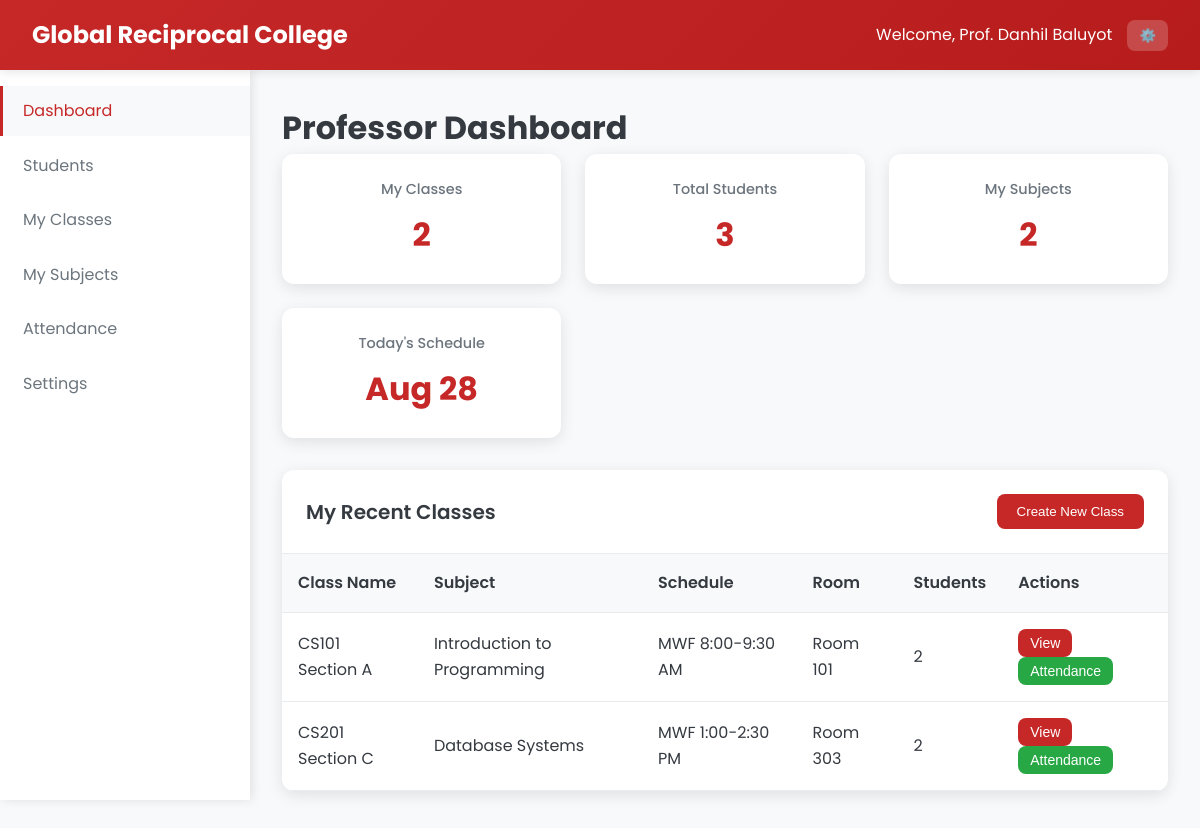
/professor_dashboard.php (signed in), run on the app's committed database.
### tables this page shows
CREATE TABLE IF NOT EXISTS classes (
    class_id VARCHAR(20) PRIMARY KEY,
    class_name VARCHAR(100) NOT NULL,
    class_code VARCHAR(20) UNIQUE NOT NULL,
    subject_id VARCHAR(20),
    professor_id VARCHAR(20),
    schedule VARCHAR(100),
    room VARCHAR(50),
    created_at DATETIME NOT NULL,
    updated_at DATETIME NOT NULL,
    FOREIGN KEY (subject_id) REFERENCES subjects(subject_id),
    FOREIGN KEY (professor_id) REFERENCES professors(professor_id)
);

CREATE TABLE IF NOT EXISTS subjects (
    subject_id VARCHAR(20) PRIMARY KEY,
    subject_name VARCHAR(100) NOT NULL,
    subject_code VARCHAR(20) UNIQUE NOT NULL,
    description TEXT,
    credits INT NOT NULL,
    created_at DATETIME NOT NULL,
    updated_at DATETIME NOT NULL
);

### professor_dashboard.php (the view, shortened to what this page needs)
<?php
require_once 'db.php';
?>
<!DOCTYPE html>
<html lang="en">
<head>
    <link rel="stylesheet" href="css/styles.css">
</head>
<body>
    <nav class="navbar">
        <div class="navbar-brand">
            Global Reciprocal College
        </div>
        <div class="navbar-user">
            <span>Welcome, Prof. <?php echo $_SESSION['name']; ?></span>
            <div class="user-dropdown">
                <button class="dropdown-toggle">⚙️</button>
            </div>
        </div>
    </nav>
    <aside class="sidebar">
        <ul class="sidebar-menu">
            <li class="sidebar-item">
                <a href="professor_dashboard.php" class="sidebar-link active">Dashboard</a>
            </li>
            <li class="sidebar-item">
                <a href="manage_students.php" class="sidebar-link">Students</a>
            </li>
            <li class="sidebar-item">
                <a href="my_classes.php" class="sidebar-link">My Classes</a>
            </li>
            <li class="sidebar-item">
                <a href="my_subjects.php" class="sidebar-link">My Subjects</a>
            </li>
            <li class="sidebar-item">
                <a href="attendance.php" class="sidebar-link">Attendance</a>
            </li>
            <li class="sidebar-item">
                <a href="settings.php" class="sidebar-link">Settings</a>
            </li>
        </ul>
    </aside>
    <main class="main-content">
        <h1>Professor Dashboard</h1>
        <div class="dashboard-grid">
            <?php
            $professor_id = $_SESSION['user_id'];
            $stmt = $pdo->prepare("SELECT COUNT(*) as count FROM classes WHERE professor_id = ?");
            $stmt->execute([$professor_id]);
            $stats['classes'] = $stmt->fetch()['count'];
            $stmt = $pdo->prepare("SELECT COUNT(DISTINCT sc.student_id) as count
                                 FROM student_classes sc
                                 JOIN classes c ON sc.class_id = c.class_id
                                 WHERE c.professor_id = ?");
            $stmt->execute([$professor_id]);
            $stats['students'] = $stmt->fetch()['count'];
            $stmt = $pdo->prepare("SELECT COUNT(DISTINCT subject_id) as count FROM classes WHERE professor_id = ?");
            $stmt->execute([$professor_id]);
            $stats['subjects'] = $stmt->fetch()['count'];
            ?>
            <div class="dashboard-card">
                <h3>My Classes</h3>
                <div class="number"><?php echo $stats['classes']; ?></div>
            </div>
            <div class="dashboard-card">
                <h3>Total Students</h3>
                <div class="number"><?php echo $stats['students']; ?></div>
            </div>
            <div class="dashboard-card">
                <h3>My Subjects</h3>
                <div class="number"><?php echo $stats['subjects']; ?></div>
            </div>
            <div class="dashboard-card">
                <h3>Today's Schedule</h3>
                <div class="number"><?php echo date('M d'); ?></div>
            </div>
        </div>
        <div class="table-container">
            <div class="table-header">
                <h2 class="table-title">My Recent Classes</h2>
                <div class="table-actions">
                    <button class="btn btn-primary">Create New Class</button>
                </div>
            </div>
            <table class="table">
                <thead>
                    <tr>
                        <th>Class Name</th>
                        <th>Subject</th>
                        <th>Schedule</th>
                        <th>Room</th>
                        <th>Students</th>
                        <th>Actions</th>
                    </tr>
                </thead>
                <tbody>
                    <?php
                    $stmt = $pdo->prepare("SELECT c.*, s.subject_name
                                         FROM classes c
                                         JOIN subjects s ON c.subject_id = s.subject_id
                                         WHERE c.professor_id = ?
                                         ORDER BY c.created_at DESC
                                         LIMIT 5");
                    $stmt->execute([$professor_id]);
                    $classes = $stmt->fetchAll();
                    foreach ($classes as $class) {
                        $stmt2 = $pdo->prepare("SELECT COUNT(*) as count FROM student_classes WHERE class_id = ?");
                        $stmt2->execute([$class['class_id']]);
                        $student_count = $stmt2->fetch()['count'];
                        echo "<tr>
                            <td>{$class['class_name']}</td>
                            <td>{$class['subject_name']}</td>
                            <td>{$class['schedule']}</td>
                            <td>{$class['room']}</td>
                            <td>{$student_count}</td>
                            <td>
                                <button class='btn btn-sm btn-primary'>View</button>
                                <button class='btn btn-sm btn-success'>Attendance</button>
                            </td>
                        </tr>";
                    }
                    ?>
                </tbody>
            </table>
        </div>
    </main>
</body>
</html>

### css/styles.css (style rules this page uses)
:root { --primary: #C62828; --primary-dark: #B71C1C; --primary-light: #EF5350; --secondary: #2E7D32; --accent: #1565C0; --light: #f8f9fa; --dark: #343a40; --gray: #6c757d; --light-gray: #e9ecef; --success: #28a745; --warning: #ffc107; --danger: #dc3545; --info: #17a2b8; }
* { margin: 0; padding: 0; box-sizing: border-box; }
body { font-family: 'Poppins', sans-serif; background-color: var(--light); color: var(--dark); line-height: 1.6; }
.navbar { background: linear-gradient(135deg, var(--primary) 0%, var(--primary-dark) 100%); color: white; padding: 1rem 2rem; display: flex; justify-content: space-between; align-items: center; box-shadow: 0 2px 10px rgba(0, 0, 0, 0.1); position: sticky; top: 0; z-index: 1000; }
.navbar-brand { font-size: 1.5rem; font-weight: 700; display: flex; align-items: center; gap: 10px; }
.navbar-user { display: flex; align-items: center; gap: 15px; }
.user-dropdown { position: relative; }
.dropdown-toggle { background: rgba(255, 255, 255, 0.2); border: none; color: white; padding: 8px 12px; border-radius: 8px; cursor: pointer; transition: background-color 0.3s ease; }
.sidebar { width: 250px; background: white; height: calc(100vh - 70px); position: fixed; left: 0; top: 70px; box-shadow: 2px 0 10px rgba(0, 0, 0, 0.1); overflow-y: auto; }
.sidebar-menu { list-style: none; padding: 1rem 0; }
.sidebar-item { margin-bottom: 5px; }
.sidebar-link { display: flex; align-items: center; padding: 12px 20px; color: var(--gray); text-decoration: none; transition: all 0.3s ease; border-left: 3px solid transparent; }
.sidebar-link.active { background: var(--light); color: var(--primary); border-left-color: var(--primary); }
.main-content { margin-left: 250px; padding: 2rem; min-height: calc(100vh - 70px); background: var(--light); }
.dashboard-grid { display: grid; grid-template-columns: repeat(auto-fit, minmax(250px, 1fr)); gap: 1.5rem; margin-bottom: 2rem; }
.dashboard-card { background: white; padding: 1.5rem; border-radius: 12px; box-shadow: 0 4px 15px rgba(0, 0, 0, 0.1); text-align: center; transition: transform 0.3s ease; }
.dashboard-card h3 { color: var(--gray); font-size: 0.9rem; margin-bottom: 0.5rem; font-weight: 500; }
.dashboard-card .number { font-size: 2rem; font-weight: 700; color: var(--primary); }
.table-container { background: white; border-radius: 12px; box-shadow: 0 4px 15px rgba(0, 0, 0, 0.1); overflow: hidden; margin-bottom: 2rem; }
.table-header { padding: 1.5rem; border-bottom: 1px solid var(--light-gray); display: flex; justify-content: space-between; align-items: center; }
.table-title { font-size: 1.25rem; font-weight: 600; color: var(--dark); }
.table-actions { display: flex; gap: 10px; }
.table { width: 100%; border-collapse: collapse; }
.table th, .table td { padding: 1rem; text-align: left; border-bottom: 1px solid var(--light-gray); }
.table th { background: var(--light); font-weight: 600; color: var(--dark); }
.btn { padding: 10px 20px; border: none; border-radius: 8px; cursor: pointer; font-weight: 500; transition: all 0.3s ease; text-decoration: none; display: inline-block; }
.btn-primary { background: var(--primary); color: white; }
.btn-success { background: var(--success); color: white; }
.btn-sm { padding: 6px 12px; font-size: 0.875rem; }

### data on the page
classes: class_name "CS101 Section A", subject.subject_name "Introduction to Programming", schedule "MWF 8:00-9:30 AM", room "Room 101", student_count "2"
classes: class_name "CS201 Section C", subject.subject_name "Database Systems", schedule "MWF 1:00-2:30 PM", room "Room 303", student_count "2"

### other printed values
$_SESSION['name'] "Danhil Baluyot"
$stats['classes'] "2"
$stats['students'] "3"
$stats['subjects'] "2"
